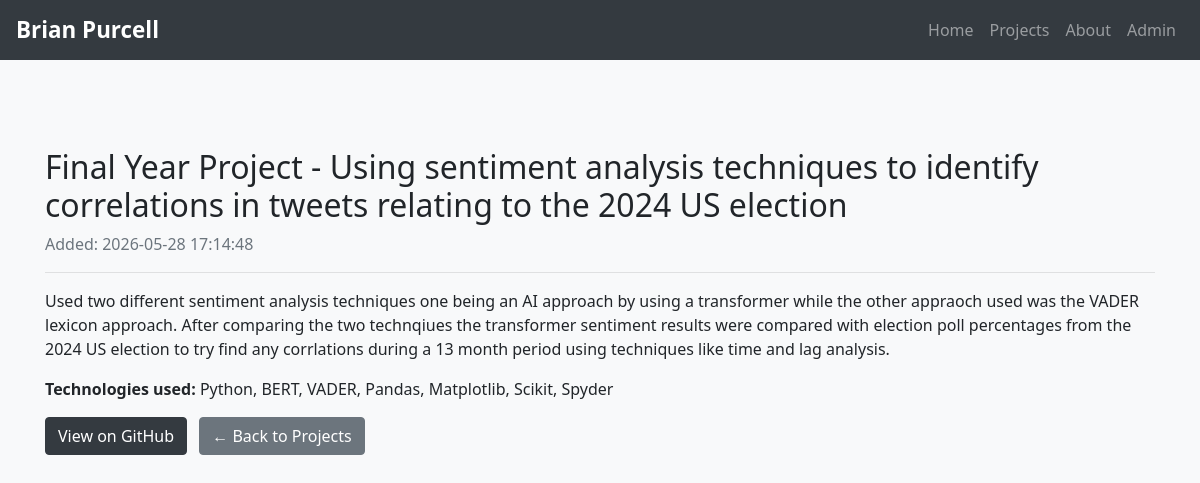
/projects/1, run on the app's committed database.
### tables this page shows
CREATE TABLE projects (
    id INTEGER PRIMARY KEY AUTOINCREMENT,
    created TIMESTAMP NOT NULL DEFAULT CURRENT_TIMESTAMP,
    title TEXT NOT NULL,
    description TEXT,
    tech_stack TEXT,
    github_url TEXT NOT NULL
);

### app.py (the view)
@app.route('/projects/<int:project_id>')
def project(project_id):
    selectedProject = get_project(project_id)
    return render_template('project.html', project=selectedProject)

### app.py (called while the page is built)
def get_db_connection():
    conn = sqlite3.connect('database.db')
    conn.row_factory = sqlite3.Row #allows columns to be acessed by names
    return conn

def get_project(project_id):
    conn = get_db_connection()
    project = conn.execute('SELECT * FROM projects WHERE id = ?',(project_id,)).fetchone()
    conn.close()
    if project is None:
        abort(404)
    return project

### templates/project.html (shortened to what this page needs)
{% extends 'base.html' %}
{% block content %}
<h2>{% block title %}{{ project['title'] }}{% endblock %}</h2>
<p class="text-muted">Added: {{ project['created'] }}</p>
<hr>
<p>{{ project['description'] }}</p>
{% if project['tech_stack'] %}
  <p><strong>Technologies used:</strong> {{ project['tech_stack'] }}</p>
{% endif %}
{% if project['github_url'] %}
  <a href="{{ project['github_url'] }}" class="btn btn-dark" target="_blank">
    View on GitHub
  </a>
{% endif %}
<a href="{{ url_for('projects') }}" class="btn btn-secondary ml-2">← Back to Projects</a>
{% endblock %}

### static/css/style.css (style rules this page uses)
body { background-color: #f8f9fa; font-family: 'Segoe UI', Tahoma, Geneva, Verdana, sans-serif; }

### data on the page
projects: title "Final Year Project - Using sentiment analysis techniques to identify correlations in tweets relating to the 2024 US election", created "2026-05-28 17:14:48", description "Used two different sentiment analysis techniques one being an AI approach by using a transformer while the other appraoch used was the VADER lexicon approach. After comparing the two technqiues the transformer sentiment results were compared with election poll percentages from the 2024 US election to try find any corrlations during a 13 month period using techniques like time and lag analysis.", tech_stack "Python, BERT, VADER, Pandas, Matplotlib, Scikit, Spyder"
